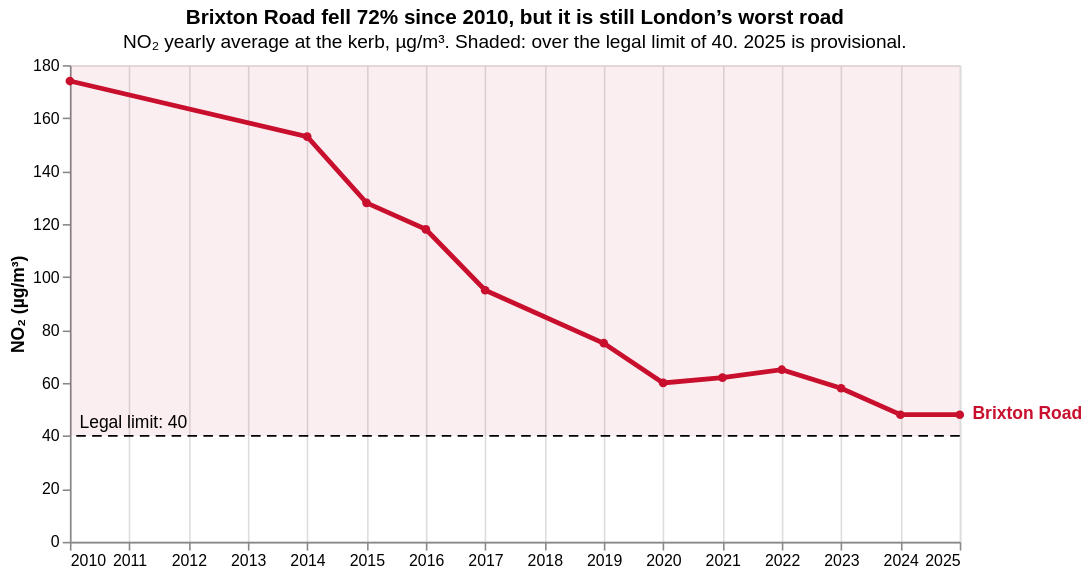

Notebook source saved alongside this figure:
### Markdown cell above
## E · Lead first, then let go (12 min · Build-it *A martini glass: chapters, then open*)

A martini glass tells the finding first, in a fixed order (the stem), then opens up for the reader (the bowl).
A **parameter** bound to buttons is the chapter; `transform_filter(chapter >= n)` shows a layer from chapter *n* on.

**E1.** Three chapters: 1. Brixton alone and the limit; 2. the notes; 3. every road and the median.

### Code cell
chapter = alt.param(value=1, bind=alt.binding_radio(options=[1, 2, 3], name='Chapter '))

notes = pd.DataFrame({
    'year': [2019, 2020, 2021, 2023],
    'at': [172, 157, 142, 127],                                   # how high each note sits
    'text': ['Central London ULEZ', 'Lockdown', 'ULEZ widened', 'London-wide'],
})
rules = alt.Chart(notes).mark_rule(color='grey').encode(x=years, y=alt.Y('at:Q', scale=height), y2=alt.datum(0))
words = alt.Chart(notes).mark_text(align='left', dx=5).encode(x=years, y=alt.Y('at:Q', scale=height), text='text:N')

# each layer brings its own data, so each is filtered on its own
stem = rules.transform_filter(chapter >= 2) + words.transform_filter(chapter >= 2)
bowl = (roads.transform_filter(chapter >= 3) + median.transform_filter(chapter >= 3)
        + median_label.transform_filter(chapter >= 3))

(band + limit + bowl + limit_words + stem + line + brixton_label).add_params(chapter).properties(
    width=560, height=300, title=alt.Title(finding, subtitle=how))

### Figure 1 — Vega-Lite specification as saved in the notebook (floating-point values rounded to 4 significant figures; data arrays with more than 128 entries replaced by an {"elided": "..."} marker saying what was removed)
{"config": {"view": {"continuousWidth": 300, "continuousHeight": 300}}, "layer": [{"data": {"name": "empty"}, "mark": {"type": "rect", "color": "#c8102e", "opacity": 0.07}, "encoding": {"y": {"datum": 40}, "y2": {"datum": 180}}}, {"data": {"name": "empty"}, "mark": {"type": "rule", "strokeDash": [6, 4]}, "encoding": {"y": {"datum": 40}}}, {"layer": [{"mark": {"type": "line"}, "encoding": {"color": {"condition": [{"test": "(datum.code === 'LB4')", "value": "#c8102e"}], "value": "#b8b8b8"}, "detail": {"field": "code", "type": "nominal"}, "strokeWidth": {"condition": [{"test": "(datum.code === 'LB4')", "value": 3}], "value": 1}, "x": {"axis": {"format": "d"}, "field": "year", "scale": {"domain": [2010, 2025]}, "title": null, "type": "quantitative"}, "y": {"field": "no2", "scale": {"domain": [0, 180]}, "title": "NO₂ (µg/m³)", "type": "quantitative"}}, "transform": [{"filter": "(param_3cc3fd56ecf9ce91 >= 3)"}]}, {"mark": {"type": "line", "color": "#555555", "strokeDash": [2, 3]}, "encoding": {"x": {"axis": {"format": "d"}, "field": "year", "scale": {"domain": [2010, 2025]}, "title": null, "type": "quantitative"}, "y": {"field": "no2", "scale": {"domain": [0, 180]}, "type": "quantitative"}}, "transform": [{"aggregate": [{"op": "median", "field": "no2", "as": "no2"}], "groupby": ["year"]}, {"filter": "(param_3cc3fd56ecf9ce91 >= 3)"}]}, {"mark": {"type": "text", "align": "left", "color": "#555555", "dx": 8}, "encoding": {"text": {"value": "London median"}, "x": {"axis": {"format": "d"}, "field": "year", "scale": {"domain": [2010, 2025]}, "title": null, "type": "quantitative"}, "y": {"field": "no2", "scale": {"domain": [0, 180]}, "type": "quantitative"}}, "transform": [{"aggregate": [{"op": "median", "field": "no2", "as": "no2"}], "groupby": ["year"]}, {"filter": "(datum.year === 2025)"}, {"filter": "(param_3cc3fd56ecf9ce91 >= 3)"}]}], "data": {"name": "data-add94d44093535b017e679248c9cbca4"}}, {"data": {"name": "empty"}, "mark": {"type": "text", "align": "left", "dy": -8}, "encoding": {"text": {"value": "Legal limit: 40"}, "x": {"value": 6}, "y": {"datum": 40}}}, {"layer": [{"mark": {"type": "rule", "color": "grey"}, "encoding": {"x": {"axis": {"format": "d"}, "field": "year", "scale": {"domain": [2010, 2025]}, "title": null, "type": "quantitative"}, "y": {"field": "at", "scale": {"domain": [0, 180]}, "type": "quantitative"}, "y2": {"datum": 0}}, "transform": [{"filter": "(param_3cc3fd56ecf9ce91 >= 2)"}]}, {"mark": {"type": "text", "align": "left", "dx": 5}, "encoding": {"text": {"field": "text", "type": "nominal"}, "x": {"axis": {"format": "d"}, "field": "year", "scale": {"domain": [2010, 2025]}, "title": null, "type": "quantitative"}, "y": {"field": "at", "scale": {"domain": [0, 180]}, "type": "quantitative"}}, "transform": [{"filter": "(param_3cc3fd56ecf9ce91 >= 2)"}]}], "data": {"name": "data-0f41501b75d09276d59486a57016fd51"}}, {"data": {"name": "data-36538bebd6b4460d3cd455cbdd96ad1d"}, "mark": {"type": "line", "color": "#c8102e", "point": {"color": "#c8102e"}, "strokeWidth": 3}, "encoding": {"x": {"axis": {"format": "d"}, "field": "year", "scale": {"domain": [2010, 2025]}, "title": null, "type": "quantitative"}, "y": {"field": "no2", "scale": {"domain": [0, 180]}, "title": "NO₂ (µg/m³)", "type": "quantitative"}}}, {"data": {"name": "data-36538bebd6b4460d3cd455cbdd96ad1d"}, "mark": {"type": "text", "align": "left", "color": "#c8102e", "dx": 8, "fontWeight": "bold"}, "encoding": {"text": {"value": "Brixton Road"}, "x": {"axis": {"format": "d"}, "field": "year", "scale": {"domain": [2010, 2025]}, "title": null, "type": "quantitative"}, "y": {"field": "no2", "scale": {"domain": [0, 180]}, "type": "quantitative"}}, "transform": [{"filter": "(datum.year === 2025)"}]}], "height": 300, "params": [{"name": "param_3cc3fd56ecf9ce91", "bind": {"input": "radio", "options": [1, 2, 3], "name": "Chapter "}, "value": 1}], "title": {"text": "Brixton Road fell 72% since 2010, but it is still London’s worst road", "subtitle": "NO₂ yearly average at the kerb, µg/m³. Shaded: over the legal limit of 40. 2025 is provisional."}, "width": 560, "$schema": "https://vega.github.io/schema/vega-lite/v6.4.1.json", "datasets": {"empty": [{}], "data-add94d44093535b017e679248c9cbca4": {"elided": "758 records"}, "data-0f41501b75d09276d59486a57016fd51": [{"year": 2019, "at": 172, "text": "Central London ULEZ"}, {"year": 2020, "at": 157, "text": "Lockdown"}, {"year": 2021, "at": 142, "text": "ULEZ widened"}, {"year": 2023, "at": 127, "text": "London-wide"}], "data-36538bebd6b4460d3cd455cbdd96ad1d": [{"code": "LB4", "site": "Brixton Road", "borough": "Lambeth", "type": "Kerbside", "year": 2010, "no2": 174}, {"code": "LB4", "site": "Brixton Road", "borough": "Lambeth", "type": "Kerbside", "year": 2014, "no2": 153}, {"code": "LB4", "site": "Brixton Road", "borough": "Lambeth", "type": "Kerbside", "year": 2015, "no2": 128}, {"code": "LB4", "site": "Brixton Road", "borough": "Lambeth", "type": "Kerbside", "year": 2016, "no2": 118}, {"code": "LB4", "site": "Brixton Road", "borough": "Lambeth", "type": "Kerbside", "year": 2017, "no2": 95}, {"code": "LB4", "site": "Brixton Road", "borough": "Lambeth", "type": "Kerbside", "year": 2019, "no2": 75}, {"code": "LB4", "site": "Brixton Road", "borough": "Lambeth", "type": "Kerbside", "year": 2020, "no2": 60}, {"code": "LB4", "site": "Brixton Road", "borough": "Lambeth", "type": "Kerbside", "year": 2021, "no2": 62}, {"code": "LB4", "site": "Brixton Road", "borough": "Lambeth", "type": "Kerbside", "year": 2022, "no2": 65}, {"code": "LB4", "site": "Brixton Road", "borough": "Lambeth", "type": "Kerbside", "year": 2023, "no2": 58}, {"code": "LB4", "site": "Brixton Road", "borough": "Lambeth", "type": "Kerbside", "year": 2024, "no2": 48}, {"code": "LB4", "site": "Brixton Road", "borough": "Lambeth", "type": "Kerbside", "year": 2025, "no2": 48}]}}
